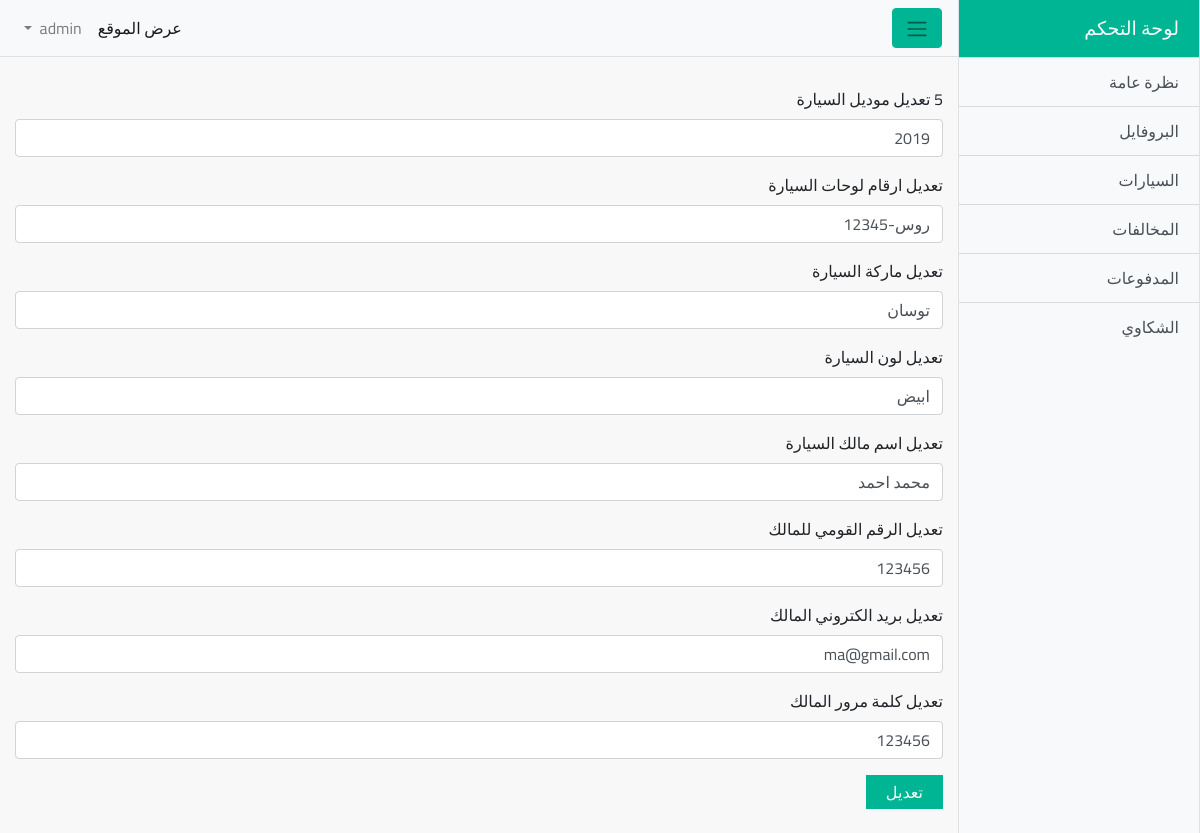
/dashboard/edit_car.php?id=5 (signed in), run on the app's committed database.
### tables this page shows
CREATE TABLE `cars` (
  `car_id` int(11) NOT NULL,
  `car_model` int(15) NOT NULL,
  `car_number` varchar(50) NOT NULL,
  `car_brand` varchar(50) NOT NULL,
  `car_color` varchar(50) NOT NULL,
  `car_owner` varchar(50) NOT NULL,
  `owner_num` int(50) NOT NULL,
  `owner_email` varchar(50) NOT NULL,
  `owner_pass` varchar(50) NOT NULL,
  `date` date NOT NULL DEFAULT current_timestamp()
);

### dashboard/edit_car.php (the view, shortened to what this page needs)
<?php
include 'include/connection.php';
include 'include/header.php';
if (!isset($_SESSION['adminInfo'])) {
    header('Location:index.php');
} else {
?>
    <?php
    if (isset($_GET['id'])) {
        $id = $_GET['id'];
        $query = "SELECT * FROM cars WHERE car_id  = '$id'";
        $result = mysqli_query($con, $query);
        $row = mysqli_fetch_assoc($result);
    }
    ?>
    <div class="container-fluid">
        <div class="edit-cat">
            <form action="edit_car.php?id=<?php echo $row['car_id']; ?>" method="POST">
                <div class="form-group">
                    <label for="cat">تعديل موديل السيارة</label>
                    <input type="text" class="form-control" id="cat" value="<?php echo $row['car_model']; ?>" name="car_model">
                </div>
                <div class="form-group">
                    <label for="cat">تعديل ارقام لوحات السيارة</label>
                    <input type="text" class="form-control" id="cat" value="<?php echo $row['car_number']; ?>" name="car_number">
                </div>
                <div class="form-group">
                    <label for="cat">تعديل ماركة السيارة</label>
                    <input type="text" class="form-control" id="cat" value="<?php echo $row['car_brand']; ?>" name="car_brand">
                </div>
                <div class="form-group">
                    <label for="cat">تعديل لون السيارة</label>
                    <input type="text" class="form-control" id="cat" value="<?php echo $row['car_color']; ?>" name="car_color">
                </div>
                <div class="form-group">
                    <label for="cat">تعديل اسم مالك السيارة</label>
                    <input type="text" class="form-control" id="cat" value="<?php echo $row['car_owner']; ?>" name="car_owner">
                </div>
                <div class="form-group">
                    <label for="cat">تعديل الرقم القومي للمالك</label>
                    <input type="text" class="form-control" id="cat" value="<?php echo $row['owner_num']; ?>" name="owner_num">
                </div>
                <div class="form-group">
                    <label for="cat">تعديل بريد الكتروني المالك</label>
                    <input type="text" class="form-control" id="cat" value="<?php echo $row['owner_email']; ?>" name="owner_email">
                </div>
                <div class="form-group">
                    <label for="cat">تعديل كلمة مرور المالك</label>
                    <input type="text" class="form-control" id="cat" value="<?php echo $row['owner_pass']; ?>" name="owner_pass">
                </div>
                <button class="custom-btn" >تعديل</button><br><br>
            </form>
        </div>
    </div>
    </div>
    <?php
    include 'include/footer.php';
    ?>
<?php
}
?>

### dashboard/css/custom.css (style rules this page uses)
:root { --light-green: #00b593; }
.custom-btn { padding: 5px 20px; background: var(--light-green); color: #f8f8f8; border: none; }
body { overflow-x: hidden; font-family: janna lt; direction: rtl; font-family: "Cairo", sans-serif; }
.edit-cat { margin-top: 30px; }

### data on the page
cars: car_model "2019", car_number "روس-12345", car_brand "توسان", car_color "ابيض", car_owner "محمد احمد", owner_num "123456", owner_email "ma@gmail.com", owner_pass "123456"
